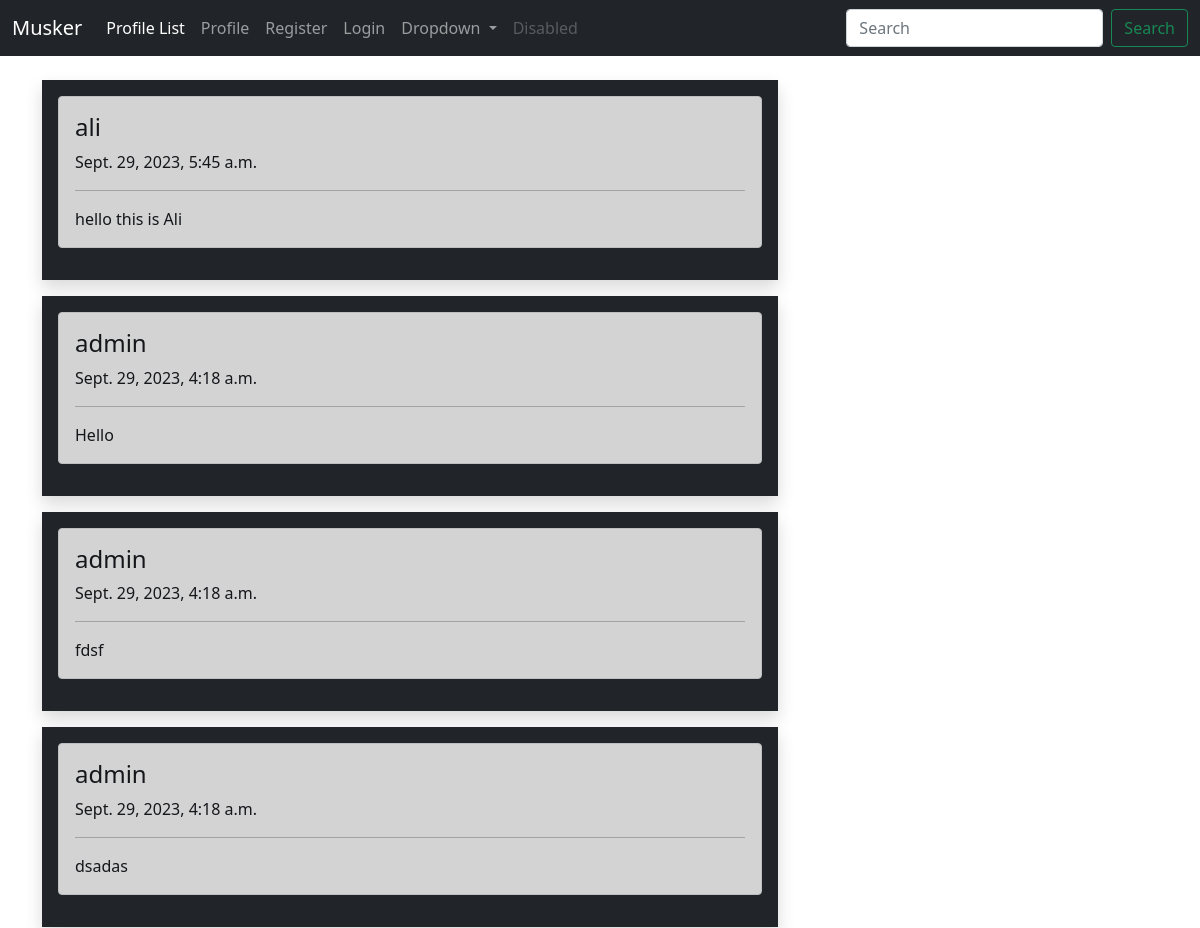
Before: / (upper part) with the older database file.
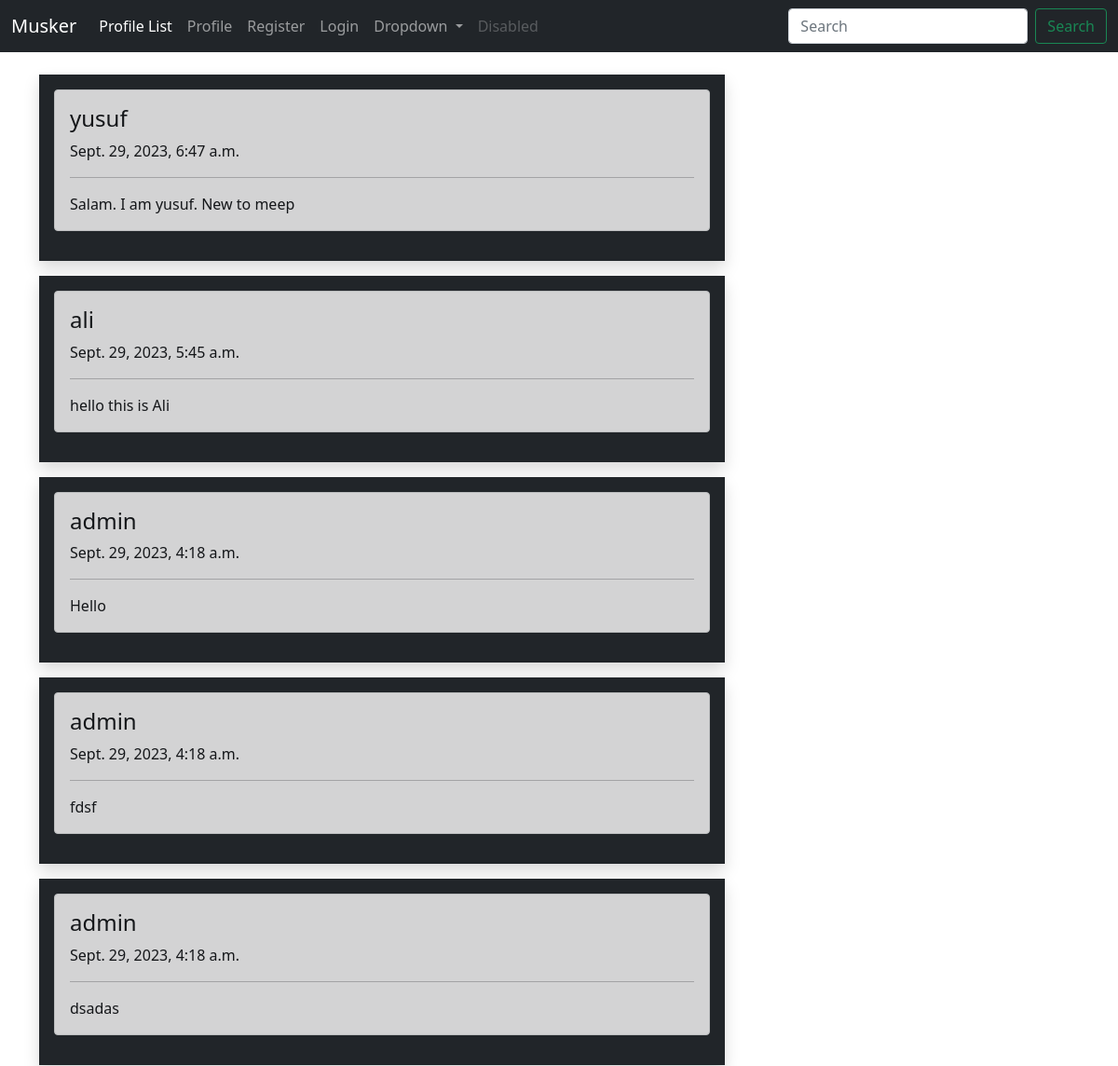
After: the same page with the newer database file.
### musker/models.py (models this page shows, shortened)
class Meep(models.Model):
    user = models.ForeignKey(User, related_name='meeps', on_delete=models.DO_NOTHING)
    body = models.CharField(max_length=200)
    created_at = models.DateTimeField(auto_now_add=True)

### musker/views.py (the view)
# urls.py: path('', views.home, name='home'),
def home(request):
    if request.user.is_authenticated:
        meeps = Meep.objects.all().order_by('-created_at')
        form = MeepForm()
        if request.method=='POST':
            form = MeepForm(request.POST or None)
            if form.is_valid():
                meep = form.save(commit=False)
                meep.user = request.user
                meep.save()
                form = MeepForm()
                messages.success(request, ('Your meep posted!'))
        return render(request, 'musker/home.html', {
            'meeps': meeps,
            'form': form,
        })
    else:
        meeps = Meep.objects.all().order_by('-created_at')
        return render(request, 'musker/home.html', {
            'meeps':meeps,
        })

### musker/templates/musker/home.html (shortened to what this page needs)
{% extends 'musker/base.html' %}
{% load static %}
{% block content %}
<div class="container my-2">
    <div class="row">
        <div class="col-8">
            {% for meep in meeps %}
            <div class="container shadow my-3 p-3 bg-dark" width='20rem'>
                <div class="alert alert-dark" role="alert">
                    <h4 class="alert-heading">{{meep.user}}</h4>
                    <p>{{meep.created_at}}</p>
                    <hr>
                    <p class="mb-0">{{meep.body}}</p>
                </div>
            </div>
            {% endfor %}
        </div>
    </div>
</div>
{% endblock %}

Changed rows visible on the page:
added Meep: user "yusuf", created_at "Sept. 29, 2023, 6:47 a.m.", body "Salam. I am yusuf. New to meep"
